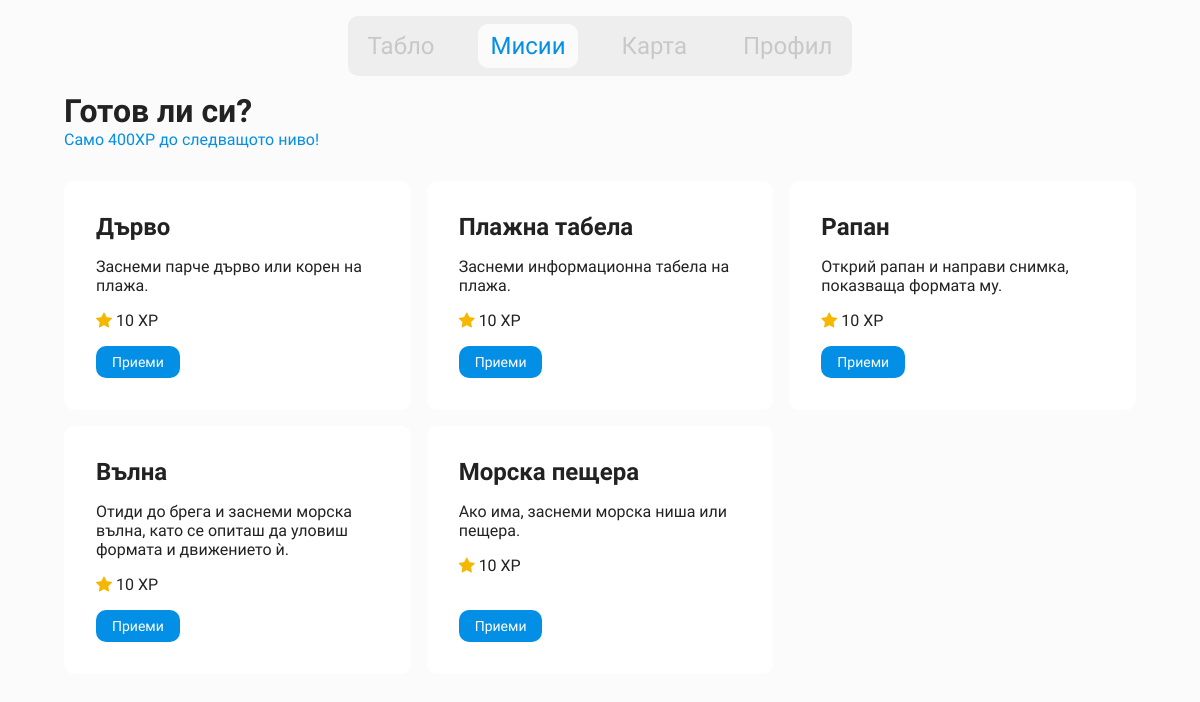
Before: /tasks/ (signed in) with the older database file.
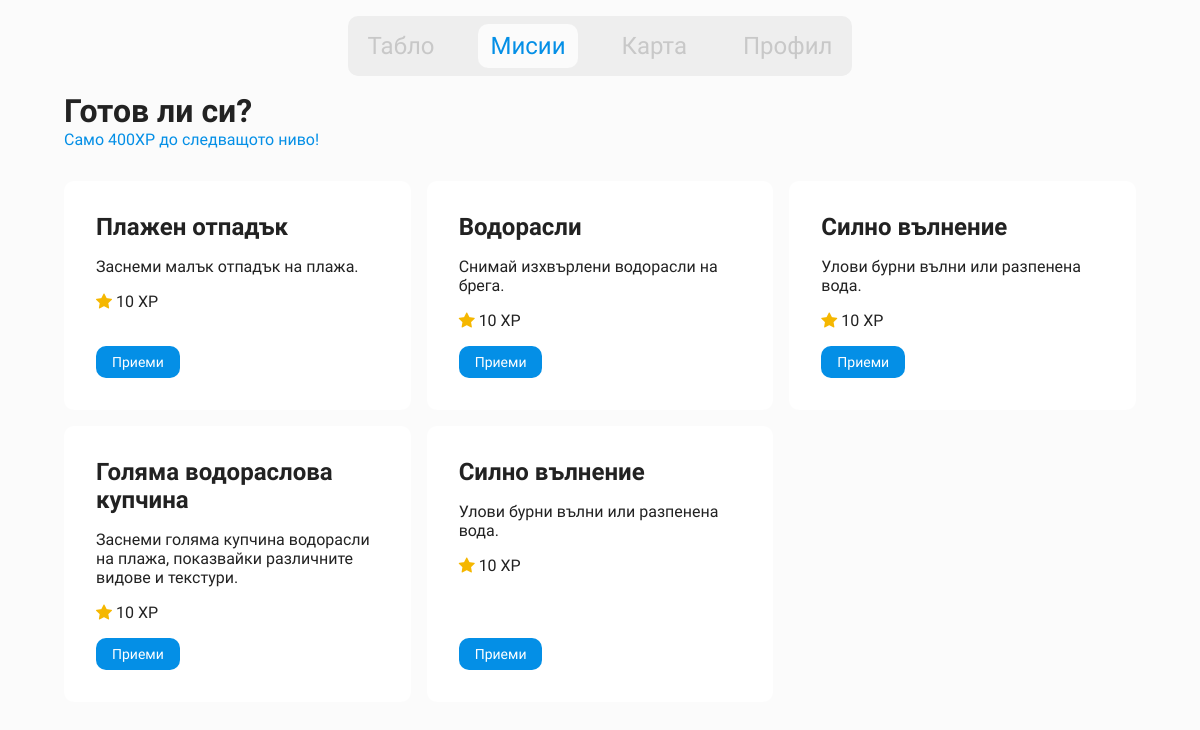
After: the same page with the newer database file.
### beaches/models.py (models this page shows, shortened)
class Task(models.Model):
    DIFFICULTY_CHOICES = [
        ('easy', 'Easy'),
        ('medium', 'Medium'),
        ('hard', 'Hard'),
    ]
    CATEGORY_CHOICES = [
        ('clean', 'Погрижи се природата'),
        ('photo', 'Снимай'),
        ('observe', 'Научи за фауната'),
    ]
    title = models.CharField(max_length=200, default="Task")
    description = models.TextField(max_length=100, null=True)
    user_desc = models.TextField(max_length=1000, null=True)
    difficulty = models.CharField(max_length=10, choices=DIFFICULTY_CHOICES, default="easy")
    category = models.CharField(max_length=20, choices=CATEGORY_CHOICES, default="photo")
    date_assigned = models.DateField(null=True, blank=True)
    reward = models.PositiveIntegerField(default=10)
    is_daily = models.BooleanField(default=False)
    icon = models.CharField(null=True, blank=True, default="bi bi-bullseye")

### beaches/views.py (the view)
# urls.py: path("tasks/", views.tasks_view, name="tasks"),
@login_required
def tasks_view(request):
    profile = models.UserProfile.objects.get(user=request.user)
    all_tasks = models.Task.objects.all()
    accepted_tasks = models.AcceptedTask.objects.filter(
        user_profile=profile, status='accepted'
    )
    completed_tasks = models.AcceptedTask.objects.filter(
        user_profile=profile, status='completed'
    )
    xp_to_next_level = profile.xp_for_next_level - profile.xp
    context = {
        "tasks": all_tasks,
        "accepted_ids": list(accepted_tasks.values_list("task_id", flat=True)),
        "completed_ids": list(completed_tasks.values_list("task_id", flat=True)),
        "xp_to_next_level": xp_to_next_level,
        "current_xp": profile.xp,
        "current_level": profile.level,
        "xp_next": profile.xp_for_next_level,
    }
    return render(request, "app/gamification/tasks.html", context)

### beaches/models.py (called while the page is built)
    @property
    def level(self):
        return max(1, int(0.1 * math.sqrt(self.xp)))

    @property
    def xp_for_next_level(self):
        next_level = self.level + 1
        return int((next_level / 0.1) ** 2)

### beaches/templates/app/gamification/tasks.html (shortened to what this page needs)
{% load static %}
{% load widget_tweaks %}
<!DOCTYPE html>
<html lang="en">
<head>
    <link rel="stylesheet" href="{% static 'alert.css' %}">
    <link rel="stylesheet" href="{% static 'nav.css' %}">
    <link rel="stylesheet" href="{% static 'tasks.css' %}">
    <link rel="stylesheet" href="https://cdn.jsdelivr.net/npm/bootstrap-icons@1.13.1/font/bootstrap-icons.min.css">
</head>
<body>
    {% include 'app/components/navbar.html' %}
    <h1>Готов ли си?</h1>
    <p class="xp-next">Само {{ xp_next }}XP до следващото ниво!</p>
    <div class="task-wrapper">
        {% for task in tasks %}
            <div class="task {% if task.id in completed_ids %} completed {% endif %}">
                <h2 class="task-title">{{ task.title }}</h2>
                <p class="task-desc">{{ task.user_desc }}</p>
                <p class="task-reward"><i class="bi bi-star-fill"></i> {{ task.reward }} XP</p>
                {% if task.id in completed_ids %}
                    <p class="text-green"><i class="bi bi-check-lg"></i> Изпълнено</p>
                {% else %}
                    <form action="{% url 'accept_task' task.id %}" method="POST" class="mt-3">
                        <button class="btn-primary">Приеми</button>
                    </form>
                {% endif %}
            </div>
        {% empty %}
            <p>Нямате мисии...</p>
        {% endfor %}
    </div>
</body>
</html>

### beaches/templates/app/components/navbar.html (shortened to what this page needs)
{% load static %}
<link rel="stylesheet" href="{% static 'nav.css' %}">
<nav>
    <ul>
        <li id="nav-dashboard"><a href="{% url 'dashboard' %}"><span class="nav-text active">Табло</span></a></li>
        <li id="nav-missions"><a href="{% url 'tasks' %}"><span class="nav-text">Мисии</span></a></li>
        <li id="nav-map"><a href="{% url 'map' %}"><span class="nav-text">Карта</span></a></li>
        <li id="nav-account"><a href="{% url 'account' %}"><span class="nav-text">Профил</span></a></li>
    </ul>
    <div class="nav-indicator"></div>
</nav>

### static/nav.css (style rules this page uses)
body { font-family: "Onest", sans-serif; padding-bottom: 60px; }
nav { background-color: #EEEEEE; border-radius: 10px; padding: 8px; width: fit-content; display: flex; justify-content: center; position: relative; overflow: hidden; margin: 16px auto; z-index: 990; }
nav ul { display: flex; gap: 32px; list-style: none; font-size: 24px; color: #C8C8C8; justify-content: space-evenly; margin: 0; padding: 0; width: 100%; align-items: center; }
nav ul li { position: relative; z-index: 1; cursor: pointer; }
nav ul li a { display: flex; align-items: center; gap: 8px; padding: 8px 12px; border-radius: 10px; text-decoration: none; color: inherit; z-index: 2; position: relative; transition: color 0.3s ease; }
nav ul li.active a, nav ul li.active a .nav-text { color: #048FE6; }
.nav-indicator { position: absolute; background-color: #FBFBFB; border-radius: 10px; z-index: 0; left: 0; top: 0; transition: left 0.28s cubic-bezier(.2,.9,.3,1), top 0.28s cubic-bezier(.2,.9,.3,1), width 0.28s cubic-bezier(.2,.9,.3,1), height 0.28s cubic-bezier(.2,.9,.3,1); pointer-events: none; }

### static/tasks.css (style rules this page uses)
* { margin: 0; padding: 0; box-sizing: border-box; font-family: "Onest", sans-serif; }
body { background-color: #fbfbfb; color: #222222; padding-right: 64px; padding-left: 64px; }
.xp-next { color: #048FE6; margin-bottom: 32px; }
.task-wrapper { display: grid; grid-template-columns: repeat(4, 1fr); gap: 16px; align-items: stretch; }
.task { display: flex; flex-direction: column; gap: 16px; border-radius: 10px; box-shadow: 0 0 0 10px -2px rgba(43, 43, 43, 0.25); padding: 32px; background-color: #ffffff; }
.task form, .task > p:last-child { margin-top: auto; }
.btn-primary { background-color: #048FE6; display: inline-flex; align-items: center; justify-content: center; gap: 8px; padding: 8px 16px; position: relative; border-radius: 10px; overflow: hidden; cursor: pointer; border: none; transition: background-color 0.2s ease, transform 0.1s ease; font-family: "Onest", sans-serif; color: #ffffff; font-size: 14px; line-height: normal; width: fit-content; font-weight: 300; }
.bi-star-fill { color: #F5B700; }
@media (max-width: 1200px) { .task-wrapper { grid-template-columns: repeat(3, 1fr); } }

Changed rows visible on the page:
removed Task: title "Дърво", user_desc "Заснеми парче дърво или корен на плажа.", reward "10", shows "Приеми"
removed Task: title "Плажна табела", user_desc "Заснеми информационна табела на плажа.", reward "10", shows "Приеми"
removed Task: title "Рапан", user_desc "Открий рапан и направи снимка, показваща формата му.", reward "10", shows "Приеми"
removed Task: title "Вълна", user_desc "Отиди до брега и заснеми морска вълна, като се опиташ да уловиш формата и движението ѝ.", reward "10", shows "Приеми"
removed Task: title "Морска пещера", user_desc "Ако има, заснеми морска ниша или пещера.", reward "10", shows "Приеми"
added Task: title "Плажен отпадък", user_desc "Заснеми малък отпадък на плажа.", reward "10", shows "Приеми"
added Task: title "Водорасли", user_desc "Снимай изхвърлени водорасли на брега.", reward "10", shows "Приеми"
added Task: title "Силно вълнение", user_desc "Улови бурни вълни или разпенена вода.", reward "10", shows "Приеми"
added Task: title "Голяма водораслова купчина", user_desc "Заснеми голяма купчина водорасли на плажа, показвайки различните видове и текстури.", reward "10", shows "Приеми"
added Task: title "Силно вълнение", user_desc "Улови бурни вълни или разпенена вода.", reward "10", shows "Приеми"
